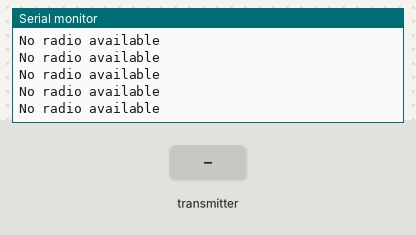
This sketch was run on a simulated ESP32. On the bench: the last lines printed to the serial monitor. The test bench sets the inputs (shaded band). No radio packets arrive unless stated.

Above: at 2.2 s.
2.3 s: the transmitter starts sending joystick.0 = 0
3.8 s: the transmitter starts sending joystick.1 = 1024
6.8 s: the transmitter starts sending joystick.0 = 1024
9.8 s: the transmitter starts sending joystick.1 = 0
At 10.4 s:
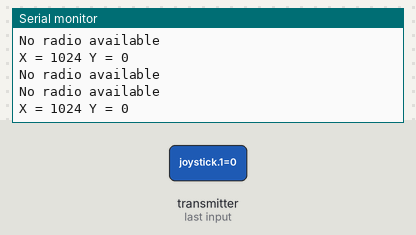
12.8 s: the transmitter starts sending joystick.0 = 2048
15.8 s: the transmitter starts sending joystick.0 = 0
At 16.7 s:
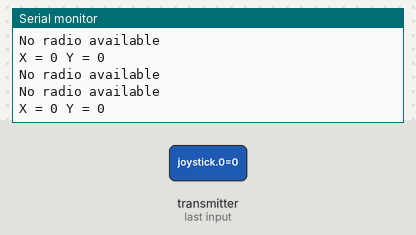
Timing chart, 0 to 18.8 s (numbered marks = the images above; inputs shaded):
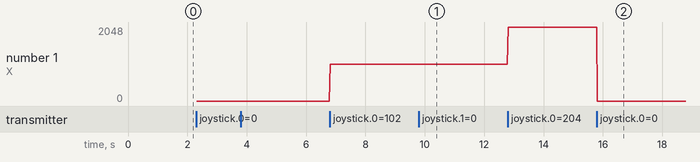

Measured:
- after the input at 9.8 s, the serial monitor: prints a new line at once (image 1)
- after the input at 15.8 s, the serial monitor: prints a new line at once (image 2)
- plotted number 1: 1024 → 2048 after the input at 12.8 s

The sketch:

remote_control__receive.ino
```cpp
#include <SPI.h>
#include <nRF24L01.h>
#include <RF24.h>
/*-----( Declare Constants and Pin Numbers )-----*/
#define CE_PIN  27
#define CSN_PIN 26

/*int ena = 2;xxz
int rpwma = 3;
int lpwma = 4;
//int volt = 0;*/

// NOTE: the "LL" at the end of the constant is "LongLong" type
const uint64_t pipe = 0xE8E8F0F0E1LL;  // Define the transmit pipe


/*-----( Declare objects )-----*/
RF24 radio(CE_PIN, CSN_PIN); // Create a Radio
/*-----( Declare Variables )-----*/
int joystick[2];  // 2 element array holding Joystick readings

void setup()   /****** SETUP: RUNS ONCE ******/
{
 /* pinMode(ena,OUTPUT);
  pinMode(rpwma,OUTPUT);
  pinMode(lpwma,OUTPUT);*/
  Serial.begin(9600);
  delay(1000);
  Serial.println("Nrf24L01 Receiver Starting");
  radio.begin();
  radio.openReadingPipe(1,pipe);
  radio.startListening();;
  /*digitalWrite(ena,HIGH);
  digitalWrite(lpwma,HIGH);*/

}//--(end setup )---


void loop()   /****** LOOP: RUNS CONSTANTLY ******/
{
  int val = 0;
  if ( radio.available() )
  {
    // Read the data payload until we've received everything
    bool done = false;

    while (!done)
    {
      // Fetch the data payload
      done = radio.read( joystick, sizeof(joystick) );

      Serial.print("X = ");
      Serial.print(joystick[0]);
      Serial.print(" Y = ");
      Serial.println(joystick[1]);
      /*Serial.print("volt = ");
      Serial.print(joystick[2]);
      Serial.print("volt2 = ");
      Serial.print(joystick[3]);
      Serial.print("volt3 = ");
      Serial.print(joystick[4]);
      Serial.print("volt4 = ");
      Serial.print(joystick[5]); */
     /* val = map(joystick[0],0,1023,0,255);
      analogWrite(rpwma,val);
      Serial.println(joystick[6]);*/
      //Serial.print("volt5 = ");
      //Serial.println(joystick[6]);


    }
  }
  else
  {
      Serial.println("No radio available");
  }

 /*  val = map(joystick[0],0,1023,0,255);
   analogWrite(rpwma,val);*/
  // Serial.println(val);
}//--(end main loop )---

/*-----( Declare User-written Functions )-----*/
```
